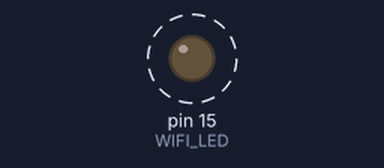
The program below on a simulated MicroPython board. Parts: output pins drawn as LEDs (lit = HIGH). Dashed ring = blinking. WiFi joins after 1.5 s; the clock reads 2024-03-15 10:24:30 at power-on unless the program sets it; what the program prints to the serial console is not drawn. At 1.8 s the program stops and its outputs stay as they are.

Above: at 0.15 s.
Timing chart, 0 to 3.0 s (numbered marks = the images above):
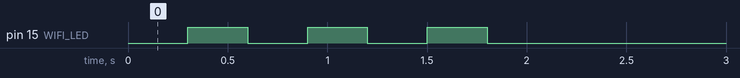

The program:

main_example.py
```python
from machine import Pin
from micropython import const
import network
import time

WIFI_LED_PIN = const(15)

WIFI_NAME = 'shuaige'
PASS_WORD = 'qiuzhen523'
LED_ON = const(0)
LED_OFF = const(1)


# WIFI连接函数
def WIFI_Connect(WIFI_NAME, PASS_WORD):
    WIFI_LED = Pin(WIFI_LED_PIN, Pin.OUT)  # 初始化WIFI指示灯

    wlan = network.WLAN(network.STA_IF)  # STA模式
    wlan.active(True)  # 激活接口
    start_time = time.time()  # 记录时间做超时判断

    if not wlan.isconnected():
        print('connecting to network...')
        wlan.connect(WIFI_NAME, PASS_WORD)  # 输入WIFI账号密码

        while not wlan.isconnected():

            # LED闪烁提示
            WIFI_LED.value(LED_ON)
            time.sleep_ms(300)
            WIFI_LED.value(LED_OFF)
            time.sleep_ms(300)

            # 超时判断,15秒没连接成功判定为超时
            if time.time() - start_time > 15:
                print('WIFI Connected Timeout!')
                break

    if wlan.isconnected():
        # LED点亮
        WIFI_LED.value(LED_ON)
        # 串口打印信息
        print('network information:', wlan.ifconfig())
        return True

    else:
        return False

WIFI_Connect(WIFI_NAME,PASS_WORD)
```

Measured:
- by itself, pin 15 (WIFI_LED): alternates HIGH for 0.30 s and LOW for 0.30 s, 6 changes in all, then stays LOW
